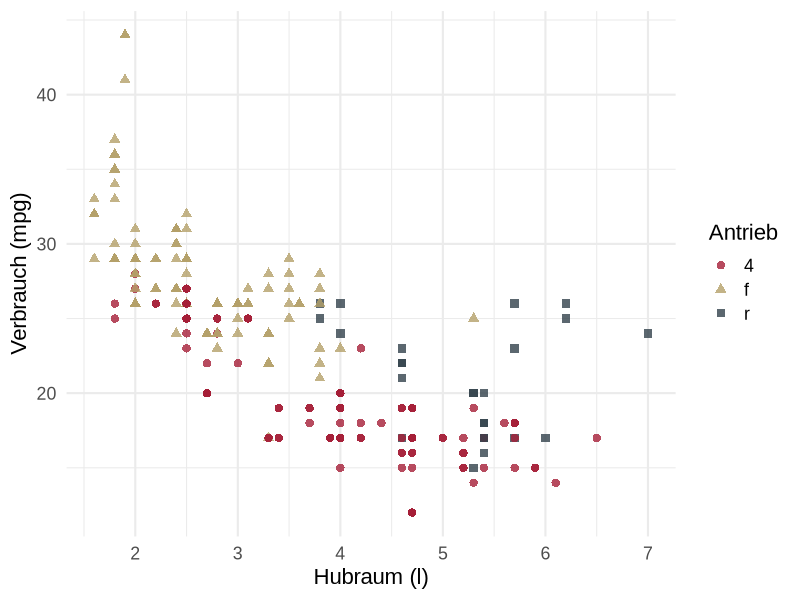

This chart was generated by the following R code:
## ---- chunk 1
#| label: setup
#| include: false
library(ggplot2)

# Transparente Plots, damit der getönte Folienhintergrund durchscheint
knitr::opts_chunk$set(dev.args = list(bg = "transparent"))
theme_set(
  theme_minimal(base_size = 16, base_family = "Arial") +
    theme(plot.background = element_blank(), panel.background = element_blank())
)

# Kategoriale Palette nach CD der Universität Tübingen, CVD-optimierte Reihenfolge.
# Ab 5 Gruppen zusätzlich Form oder Linientyp verwenden.
ut_palette <- c(
  karminrot = "#A51E37", mattgold = "#B4A069", anthrazit = "#32414B",
  blau = "#0069AA", hellblau = "#50AAC8", violett = "#AF6E96",
  ziegel = "#C8503C", ocker = "#D29600"
)
scale_colour_ut <- function(...) scale_colour_manual(values = unname(ut_palette), ...)
scale_fill_ut <- function(...) scale_fill_manual(values = unname(ut_palette), ...)
## ---- chunk 2
#| fig-width: 10
#| fig-height: 4.8
ggplot(mpg, aes(displ, hwy, colour = drv, shape = drv)) +
  geom_point(size = 2.5, alpha = 0.8) +
  scale_colour_ut() +
  labs(x = "Hubraum (l)", y = "Verbrauch (mpg)", colour = "Antrieb", shape = "Antrieb")
